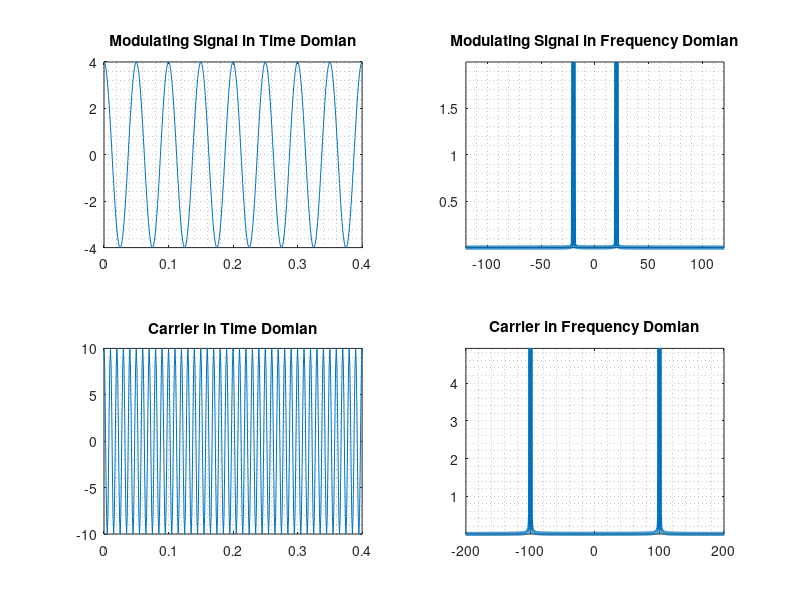
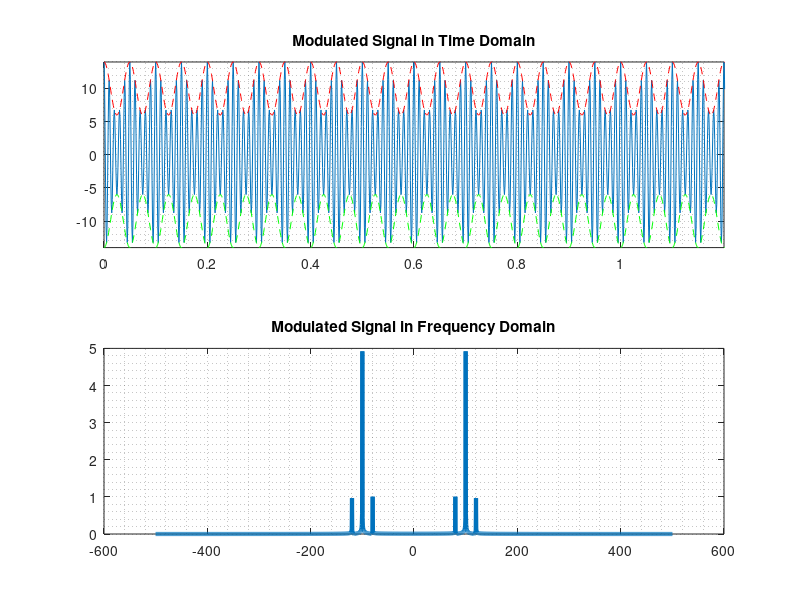
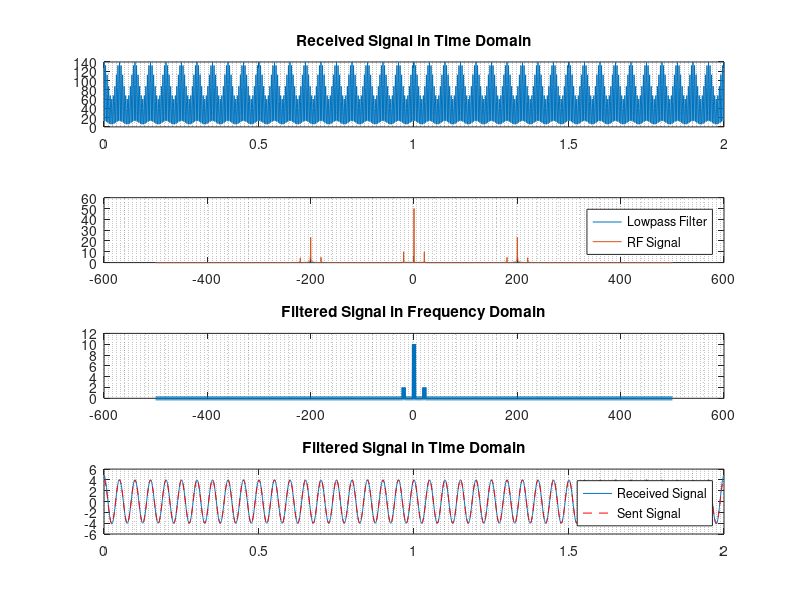

The MATLAB script that drew these images, in order:
close all
clear
clc

am = 4;
ka = 0.1;
ac = 1/ka;
fm = 20;
fc = 100;
fs = 1000;
t = 0:1/fs:2;
f = linspace(-fs/2, fs/2, length(t));

mt = am.*cos(2*pi*fm*t);
ct = ac.*cos(2*pi*fc*t);
st = ct.*(1 + ka*mt);

mf = fftshift(fft(mt))/length(t);
cf = fftshift(fft(ct))/length(t);
sf = fftshift(fft(st))/length(t);

env1 = ac*(1+ka*mt);
env2 = -env1;

rt = st.*ct;
rf = fftshift(fft(rt))/length(t);
G = 2/ac;
lpf = G*rectpuls(f, 2.5*fm);

vf = lpf.*rf;
vt = ifft(ifftshift(vf))*length(t);
vt = vt - mean(vt);

figure(1)
subplot(2,2,1)
plot(t, mt)
title('Modulating Signal in Time Domian')
grid minor
axis([0 0.4 -inf inf])

subplot(2,2,2)
plot(f, abs(mf), 'linewidth', 3);
title('Modulating Signal in Frequency Domian')
grid minor
axis([-fm-fc fm+fc -inf inf])

subplot(2,2,3)
plot(t, ct)
title('Carrier in Time Domian')
grid minor
axis([0 0.4 -inf inf])

subplot(2,2,4)
plot(f, abs(cf), 'linewidth', 3)
title('Carrier in Frequency Domian')
grid minor
axis([-2*fc 2*fc -inf inf])

figure(2)
subplot(2,1,1)
plot(t, st)
hold on
plot(t, env1, 'r--')
hold on
plot(t, env2, 'g--')
title('Modulated Signal in Time Domain')
grid minor
hold off
axis([0 1.2 -inf inf])

subplot(2,1,2)
plot(f, abs(sf),'linewidth', 3)
title('Modulated Signal in Frequency Domain')
grid minor

figure(3)
subplot(4,1,1)
plot(t, rt)
title('Received Signal in Time Domain')
grid minor

subplot(4,1,2)
plot(f, lpf, f, abs(rf))
legend('Lowpass Filter', 'RF Signal')
grid minor

subplot(4,1,3)
plot(f, abs(vf), 'linewidth', 3)
title('Filtered Signal in Frequency Domain')
grid minor

subplot(4,1,4)
plot(t, vt, t, mt, 'r--')
title('Filtered Signal in Time Domain')
legend('Received Signal', 'Sent Signal')
grid minor